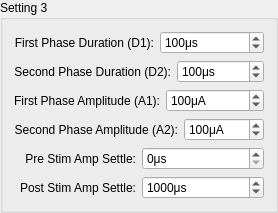
    <widget class="QGroupBox" name="groupBox_3">
     <property name="title">
      <string>Setting 3</string>
     </property>
     <layout class="QGridLayout" name="gridLayout_3">
      <item row="0" column="0">
       <layout class="QHBoxLayout" name="horizontalLayout_14">
        <item>
         <widget class="QLabel" name="label_13">
          <property name="font">
           <font>
            <pointsize>9</pointsize>
            <weight>50</weight>
            <bold>false</bold>
           </font>
          </property>
          <property name="text">
           <string>First Phase Duration (D1):</string>
          </property>
          <property name="alignment">
           <set>Qt::AlignRight|Qt::AlignTrailing|Qt::AlignVCenter</set>
          </property>
         </widget>
        </item>
        <item>
         <widget class="QSpinBox" name="spb_s3_d1">
          <property name="sizePolicy">
           <sizepolicy hsizetype="Preferred" vsizetype="Fixed">
            <horstretch>0</horstretch>
            <verstretch>0</verstretch>
           </sizepolicy>
          </property>
          <property name="minimumSize">
           <size>
            <width>80</width>
            <height>0</height>
           </size>
          </property>
          <property name="suffix">
           <string>μs</string>
          </property>
          <property name="minimum">
           <number>0</number>
          </property>
          <property name="maximum">
           <number>5000</number>
          </property>
          <property name="value">
           <number>100</number>
          </property>
         </widget>
        </item>
       </layout>
      </item>
      <item row="1" column="0">
       <layout class="QHBoxLayout" name="horizontalLayout_15">
        <item>
         <widget class="QLabel" name="label_14">
          <property name="font">
           <font>
            <pointsize>9</pointsize>
            <weight>50</weight>
            <bold>false</bold>
           </font>
          </property>
          <property name="text">
           <string>Second Phase Duration (D2):</string>
          </property>
          <property name="alignment">
           <set>Qt::AlignRight|Qt::AlignTrailing|Qt::AlignVCenter</set>
          </property>
         </widget>
        </item>
        <item>
         <widget class="QSpinBox" name="spb_s3_d2">
          <property name="sizePolicy">
           <sizepolicy hsizetype="Preferred" vsizetype="Fixed">
            <horstretch>0</horstretch>
            <verstretch>0</verstretch>
           </sizepolicy>
          </property>
          <property name="minimumSize">
           <size>
            <width>80</width>
            <height>0</height>
           </size>
          </property>
          <property name="suffix">
           <string>μs</string>
          </property>
          <property name="minimum">
           <number>0</number>
          </property>
          <property name="maximum">
           <number>5000</number>
          </property>
          <property name="value">
           <number>100</number>
          </property>
         </widget>
        </item>
       </layout>
      </item>
      <item row="2" column="0">
       <layout class="QHBoxLayout" name="horizontalLayout_16">
        <item>
         <widget class="QLabel" name="label_15">
          <property name="font">
           <font>
            <pointsize>9</pointsize>
            <weight>50</weight>
            <bold>false</bold>
           </font>
          </property>
          <property name="text">
           <string>First Phase Amplitude (A1):</string>
          </property>
          <property name="alignment">
           <set>Qt::AlignRight|Qt::AlignTrailing|Qt::AlignVCenter</set>
          </property>
         </widget>
        </item>
        <item>
         <widget class="QSpinBox" name="spb_s3_a1">
          <property name="sizePolicy">
           <sizepolicy hsizetype="Preferred" vsizetype="Fixed">
            <horstretch>0</horstretch>
            <verstretch>0</verstretch>
           </sizepolicy>
          </property>
          <property name="minimumSize">
           <size>
            <width>80</width>
            <height>0</height>
           </size>
          </property>
          <property name="suffix">
           <string>μA</string>
          </property>
          <property name="minimum">
           <number>0</number>
          </property>
          <property name="maximum">
           <number>2550</number>
          </property>
          <property name="value">
           <number>100</number>
          </property>
         </widget>
        </item>
       </layout>
      </item>
      <item row="3" column="0">
       <layout class="QHBoxLayout" name="horizontalLayout_17">
        <item>
         <widget class="QLabel" name="label_16">
          <property name="font">
           <font>
            <pointsize>9</pointsize>
            <weight>50</weight>
            <bold>false</bold>
           </font>
          </property>
          <property name="text">
           <string>Second Phase Amplitude (A2):</string>
          </property>
          <property name="alignment">
           <set>Qt::AlignRight|Qt::AlignTrailing|Qt::AlignVCenter</set>
          </property>
         </widget>
        </item>
        <item>
         <widget class="QSpinBox" name="spb_s3_a2">
          <property name="sizePolicy">
           <sizepolicy hsizetype="Preferred" vsizetype="Fixed">
            <horstretch>0</horstretch>
            <verstretch>0</verstretch>
           </sizepolicy>
          </property>
          <property name="minimumSize">
           <size>
            <width>80</width>
            <height>0</height>
           </size>
          </property>
          <property name="suffix">
           <string>μA</string>
          </property>
          <property name="minimum">
           <number>0</number>
          </property>
          <property name="maximum">
           <number>2550</number>
          </property>
          <property name="value">
           <number>100</number>
          </property>
         </widget>
        </item>
       </layout>
      </item>
      <item row="4" column="0">
       <layout class="QHBoxLayout" name="horizontalLayout_18">
        <item>
         <widget class="QLabel" name="label_17">
          <property name="font">
           <font>
            <pointsize>9</pointsize>
            <weight>50</weight>
            <bold>false</bold>
           </font>
          </property>
          <property name="text">
           <string>Pre Stim Amp Settle:</string>
          </property>
          <property name="alignment">
           <set>Qt::AlignRight|Qt::AlignTrailing|Qt::AlignVCenter</set>
          </property>
         </widget>
        </item>
        <item>
         <widget class="QSpinBox" name="spb_s3_pre1">
          <property name="sizePolicy">
           <sizepolicy hsizetype="Preferred" vsizetype="Fixed">
            <horstretch>0</horstretch>
            <verstretch>0</verstretch>
           </sizepolicy>
          </property>
          <property name="minimumSize">
           <size>
            <width>80</width>
            <height>0</height>
           </size>
          </property>
          <property name="suffix">
           <string>μs</string>
          </property>
          <property name="minimum">
           <number>0</number>
          </property>
          <property name="maximum">
           <number>500000</number>
          </property>
          <property name="value">
           <number>0</number>
          </property>
         </widget>
        </item>
       </layout>
      </item>
      <item row="5" column="0">
       <layout class="QHBoxLayout" name="horizontalLayout_19">
        <item>
         <widget class="QLabel" name="label_18">
          <property name="font">
           <font>
            <pointsize>9</pointsize>
            <weight>50</weight>
            <bold>false</bold>
           </font>
          </property>
          <property name="text">
           <string>Post Stim Amp Settle:</string>
          </property>
          <property name="alignment">
           <set>Qt::AlignRight|Qt::AlignTrailing|Qt::AlignVCenter</set>
          </property>
         </widget>
        </item>
        <item>
         <widget class="QSpinBox" name="spb_s3_post1">
          <property name="sizePolicy">
           <sizepolicy hsizetype="Preferred" vsizetype="Fixed">
            <horstretch>0</horstretch>
            <verstretch>0</verstretch>
           </sizepolicy>
          </property>
          <property name="minimumSize">
           <size>
            <width>80</width>
            <height>0</height>
           </size>
          </property>
          <property name="suffix">
           <string>μs</string>
          </property>
          <property name="minimum">
           <number>0</number>
          </property>
          <property name="maximum">
           <number>500000</number>
          </property>
          <property name="value">
           <number>1000</number>
          </property>
         </widget>
        </item>
       </layout>
      </item>
     </layout>
    </widget>
